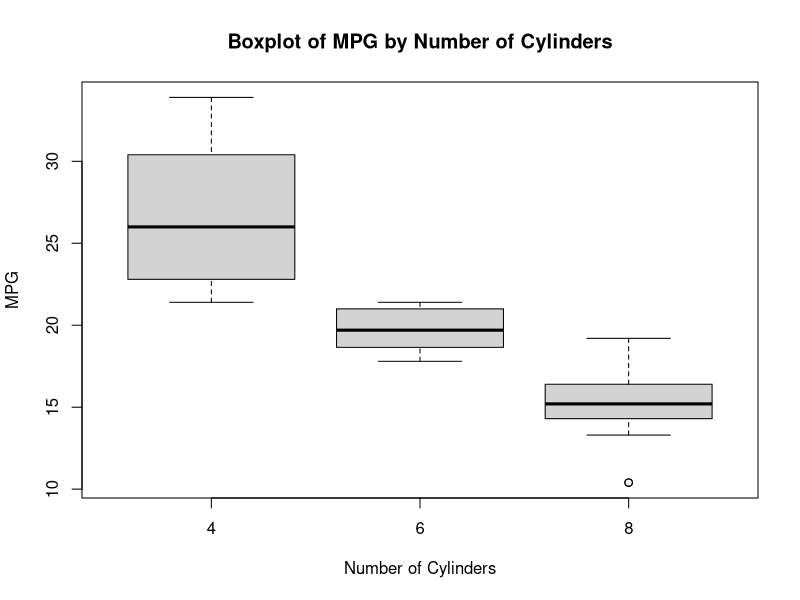

This chart was generated by the following R code:
data(mtcars)
boxplot(mpg ~ cyl, data = mtcars, main = "Boxplot of MPG by Number of Cylinders", xlab = "Number of Cylinders", ylab = "MPG")
